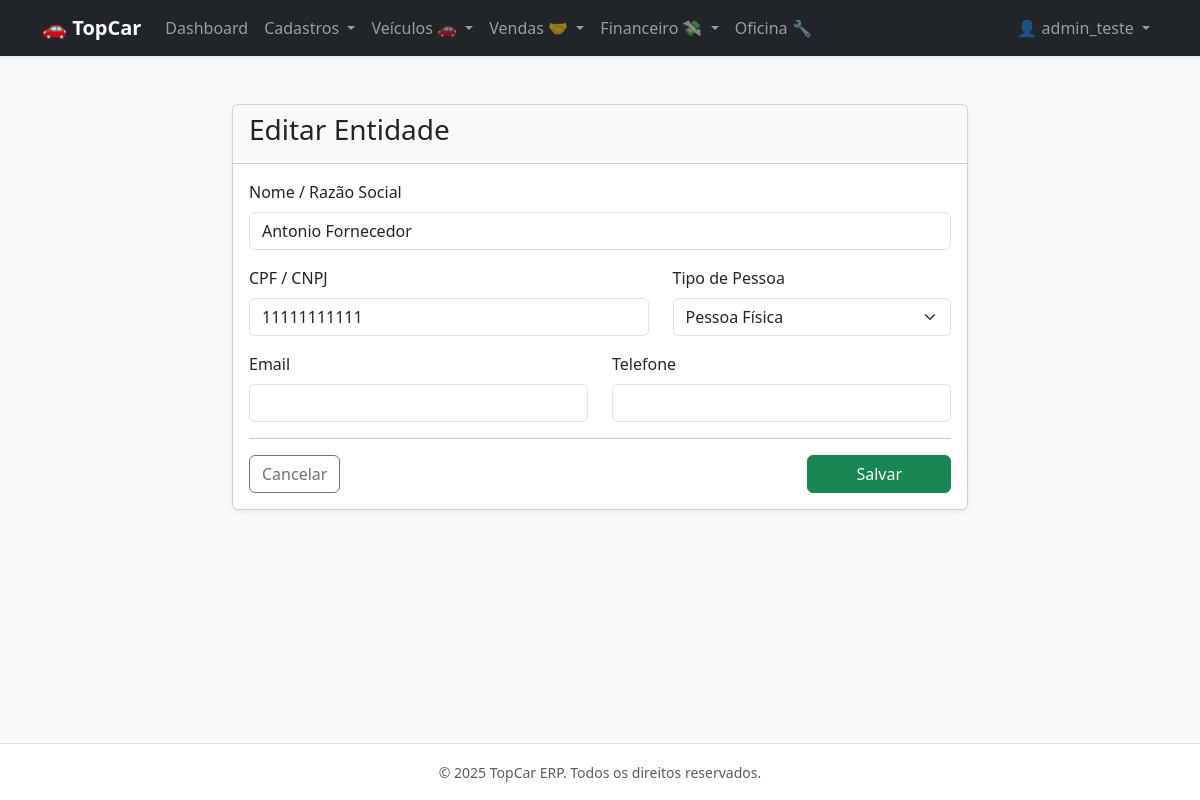
The app's page /parties/7/edit/ (signed in) with its own data.
### apps/core/models.py (models this page shows, shortened)
class CustomUser(AbstractUser):
    class Meta:
        verbose_name = 'Usuário do Sistema'
        verbose_name_plural = 'Usuários do Sistema'

### apps/parties/models.py (models this page shows, shortened)
class Entity(TenantAwareModel):
    TIPO_ENTIDADE_CHOICES = [
        ('FISICA', 'Pessoa Física'),
        ('JURIDICA', 'Pessoa Jurídica'),
    ]
    nome_razao_social = models.CharField(max_length=255, verbose_name="Nome / Razão Social")
    documento_principal = models.CharField(
        max_length=20,
        unique=True,
        db_index=True,
        verbose_name="CPF/CNPJ"
    )
    tipo_entidade = models.CharField(
        max_length=10,
        choices=TIPO_ENTIDADE_CHOICES,
        default='FISICA'
    )
    email = models.EmailField(null=True, blank=True)
    telefone = models.CharField(max_length=20, null=True, blank=True)
    class Meta:
        verbose_name = 'Entidade'
        verbose_name_plural = 'Entidades'
        indexes = [
            models.Index(fields=['nome_razao_social']),
        ]

### apps/parties/views.py (the view)
# urls.py: path('<int:pk>/edit/', views.entity_update, name='entity_update'),
@login_required
def entity_update(request, pk):
    entity = get_object_or_404(Entity, pk=pk)
    if request.method == 'POST':
        form = EntityForm(request.POST, instance=entity)
        if form.is_valid():
            form.save()
            messages.success(request, f"Entidade '{entity.nome_razao_social}' atualizada.")
            return redirect('entity_list')
    else:
        form = EntityForm(instance=entity)
    return render(request, 'parties/entity_form.html', {'form': form, 'action': 'Editar'})

### apps/parties/forms.py (shortened to what this page needs)
class EntityForm(forms.ModelForm):
    class Meta:
        model = Entity
        fields = [
            'nome_razao_social', 'documento_principal', 'tipo_entidade',
            'email', 'telefone'
        ]
        labels = {
            'nome_razao_social': 'Nome / Razão Social',
            'documento_principal': 'CPF / CNPJ',
            'tipo_entidade': 'Tipo de Pessoa'
        }
        widgets = {
            'nome_razao_social': forms.TextInput(attrs={'class': 'form-control'}),
            'documento_principal': forms.TextInput(attrs={'class': 'form-control', 'placeholder': 'Apenas números'}),
            'tipo_entidade': forms.Select(attrs={'class': 'form-select'}),
            'email': forms.EmailInput(attrs={'class': 'form-control'}),
            'telefone': forms.TextInput(attrs={'class': 'form-control'}),
        }

### templates/parties/entity_form.html (shortened to what this page needs)
{% extends 'base.html' %}
{% block content %}
<div class="row justify-content-center">
    <div class="col-md-8">
        <div class="card shadow-sm">
            <div class="card-header">
                <h3>{{ action }} Entidade</h3>
            </div>
            <div class="card-body">
                <form method="post" autocomplete="off">
                    <div class="mb-3">
                        <label class="form-label">{{ form.nome_razao_social.label }}</label>
                        {{ form.nome_razao_social }}
                    </div>
                    <div class="row mb-3">
                        <div class="col-md-7">
                            <label class="form-label">{{ form.documento_principal.label }}</label>
                            {{ form.documento_principal }}
                        </div>
                        <div class="col-md-5">
                            <label class="form-label">{{ form.tipo_entidade.label }}</label>
                            {{ form.tipo_entidade }}
                        </div>
                    </div>
                    <div class="row mb-3">
                        <div class="col-md-6">
                            <label class="form-label">{{ form.email.label }}</label>
                            {{ form.email }}
                        </div>
                        <div class="col-md-6">
                            <label class="form-label">{{ form.telefone.label }}</label>
                            {{ form.telefone }}
                        </div>
                    </div>
                    <hr>
                    <div class="d-flex justify-content-between">
                        <a href="{% url 'entity_list' %}" class="btn btn-outline-secondary">Cancelar</a>
                        <button type="submit" class="btn btn-success px-5">Salvar</button>
                    </div>
                </form>
            </div>
        </div>
    </div>
</div>
{% endblock %}

### templates/base.html (shortened to what this page needs)
<!DOCTYPE html>
<html lang="pt-br">
<head>
    <link href="https://cdn.jsdelivr.net/npm/bootstrap@5.3.0/dist/css/bootstrap.min.css" rel="stylesheet">
</head>
<body class="bg-light d-flex flex-column min-vh-100">
    <nav class="navbar navbar-expand-lg navbar-dark bg-dark shadow-sm">
        <div class="container">
            <a class="navbar-brand fw-bold" href="{% url 'dashboard' %}">🚗 TopCar</a>
            <div class="collapse navbar-collapse" id="navbarNav">
                <ul class="navbar-nav me-auto">
                    {% if user.is_authenticated %}
                        <li class="nav-item">
                            <a class="nav-link" href="{% url 'dashboard' %}">Dashboard</a>
                        </li>
                        <li class="nav-item dropdown">
                            <a class="nav-link dropdown-toggle" href="#" role="button" data-bs-toggle="dropdown">
                                Cadastros
                            </a>
                        </li>
                        <li class="nav-item dropdown">
                            <a class="nav-link dropdown-toggle" href="#" role="button" data-bs-toggle="dropdown">
                                Veículos 🚗
                            </a>
                        </li>
                        <li class="nav-item dropdown">
                            <a class="nav-link dropdown-toggle" href="#" role="button" data-bs-toggle="dropdown">
                                Vendas 🤝
                            </a>
                        </li>
                        <li class="nav-item dropdown">
                            <a class="nav-link dropdown-toggle" href="#" role="button" data-bs-toggle="dropdown">
                                Financeiro 💸
                            </a>
                        </li>
                        <li class="nav-item">
                            <a class="nav-link" href="{% url 'maintenance_list' %}">Oficina 🔧</a>
                        </li>
                    {% endif %}
                </ul>
                <ul class="navbar-nav">
                    {% if user.is_authenticated %}
                        <li class="nav-item dropdown">
                            <a class="nav-link dropdown-toggle" href="#" role="button" data-bs-toggle="dropdown">
                                👤 {{ user.username }}
                            </a>
                        </li>
                    {% else %}
                        <li class="nav-item">
                            <a class="nav-link btn btn-primary text-white px-4" href="{% url 'login' %}">Entrar</a>
                        </li>
                    {% endif %}
                </ul>
            </div>
        </div>
    </nav>
    <main class="container my-4 flex-grow-1">
        {% block content %}
        {% endblock %}
    </main>
    <footer class="bg-white py-3 mt-auto border-top">
        <div class="container text-center text-muted">
            <small>&copy; 2025 TopCar ERP. Todos os direitos reservados.</small>
        </div>
    </footer>
</body>
</html>

### records on screen
CustomUser: username "admin_teste"
Entity: nome_razao_social "Antonio Fornecedor", documento_principal "11111111111", tipo_entidade "Pessoa Física"

### other values on screen
{{ action }} "Editar"
